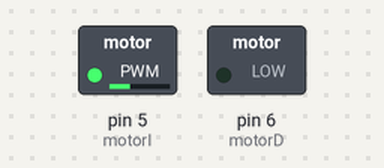
Recording of a sketch running on a simulated Arduino Uno, built with avr-gcc and run on an emulated ATmega328P. On the bench: switched loads named in the sketch (green lamp = pin HIGH). Dashed ring = blinking.

Above: at 0.05 s.
Timing chart, 0 to 4.6 s (numbered marks = the images above):
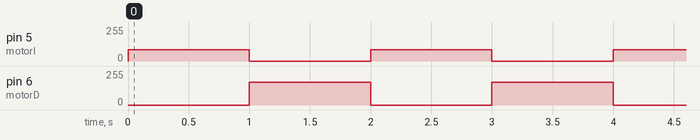

The sketch:

l298.ino
```cpp
#define velBaja 85
#define velMedia 170
#define velAlta= 255

byte motorI = 5 , motorD=6;

void setup() {
  // put your setup code here, to run once:
pinMode(motorI,OUTPUT);
pinMode(motorD,OUTPUT);
}

void loop() {
  // put your main code here, to run repeatedly:

giroDerecha(velBaja);
delay(1000);
giroIzquierda(velMedia);
delay(1000);
paro();
}


void giroDerecha(byte velocidad){
  digitalWrite(motorD,LOW);
  analogWrite(motorI,velocidad);
}
void giroIzquierda(byte velocidad){
    digitalWrite(motorI,LOW);
  analogWrite(motorD,velocidad);

}

void paro(){
  digitalWrite(motorD,LOW);
  digitalWrite(motorI,LOW);
}
```

Measured:
- by itself, pin 5 (motorI): alternates 85/255 for 1.0 s and 0/255 for 1.0 s
- by itself, pin 6 (motorD): alternates 170/255 for 1.0 s and 0/255 for 1.0 s
